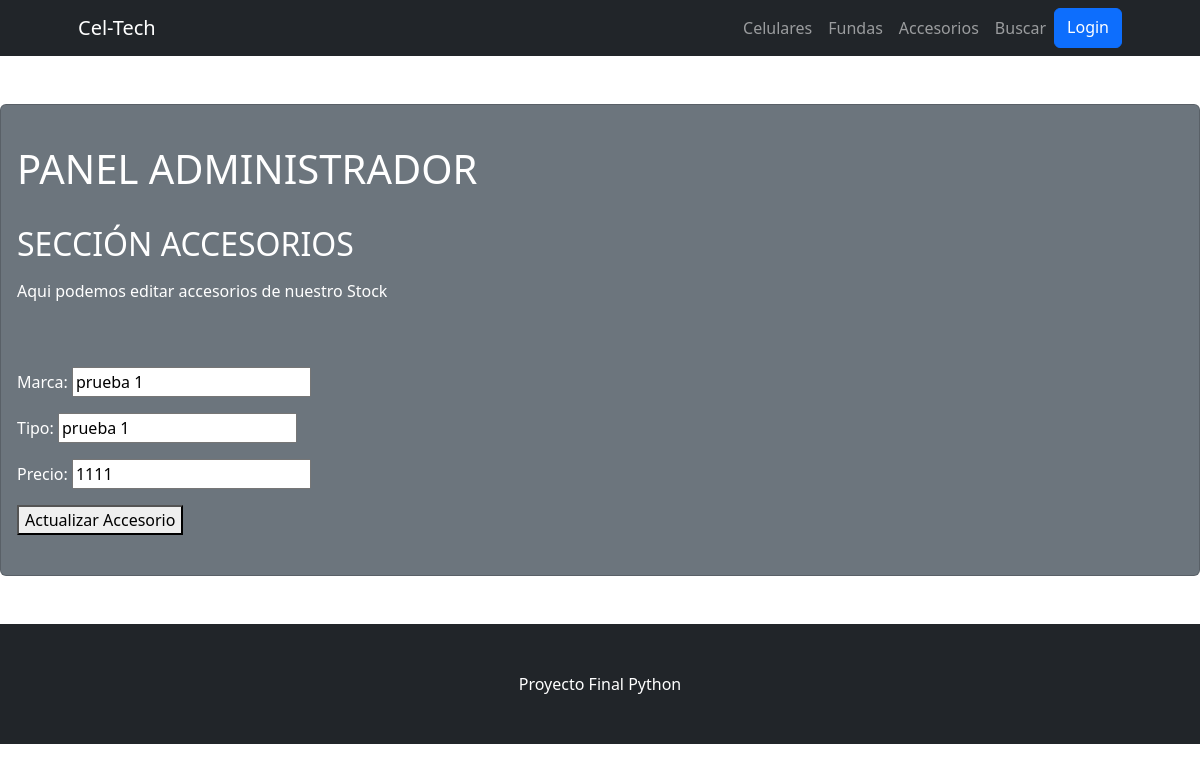
/CelTech/editar-accesorio/29, run on the app's committed database.
### CelTech/models.py (models this page shows, shortened)
class Accesorios(models.Model):
    marca = models.CharField(max_length=20)
    tipo = models.CharField(max_length=20)
    precio = models.IntegerField()

### CelTech/views.py (the view)
# urls.py: path('editar-accesorio/<int:id>', editarAccesorio, name="EditarAccesorio"),
def editarAccesorio(req, id):
    lista_accesorio = Accesorios.objects.all()
    accesorio = Accesorios.objects.get(id=id)
    if req.method == 'POST':
        agregarAccesorio = AdministradorAccesorios(req.POST)
        if agregarAccesorio.is_valid():
            print(agregarAccesorio.cleaned_data)
            data = agregarAccesorio.cleaned_data
            accesorio.marca = data["marca"]
            accesorio.tipo = data["tipo"]
            accesorio.precio = data["precio"]
            accesorio.save()
            return render(req, "lista_accesorios.html", {"lista_accesorios": lista_accesorio, "mensaje_accesorio": "Accesorio actualizado correctamente"})
        else:
            return render(req, "lista_accesorios.html", {"lista_accesorios": lista_accesorio, "mensaje_accesorio": "El accesorio no pudo ser actualizado"})
    else:
        agregarAccesorio = AdministradorAccesorios(initial={
            "marca": accesorio.marca,
            "tipo": accesorio.tipo,
            "precio": accesorio.precio,
        })
        return render(req, "editar_accesorio.html", {"agregarAccesorio": agregarAccesorio, "id": accesorio.id})

### CelTech/forms.py
class AdministradorAccesorios(forms.Form):
    marca = forms.CharField(required=True)
    tipo = forms.CharField(required=True)
    precio = forms.IntegerField(required=True)

### CelTech/templates/editar_accesorio.html (shortened to what this page needs)
{% extends 'padre.html' %}
{% block cambiante %}
    <h1>PANEL ADMINISTRADOR</h1>
    <br>
    <h2>SECCIÓN ACCESORIOS</h2>
    <p>Aqui podemos editar accesorios de nuestro Stock</p>
    <br>
    <br>
    <form action="{% url 'EditarAccesorio' id %}" method="post">{% csrf_token %}
        {{agregarAccesorio.as_p}}
        <button type="submit">Actualizar Accesorio</button>
    </form>
{% endblock cambiante %}

### data on the page
Accesorios: marca "prueba 1", tipo "prueba 1", precio "1111"
